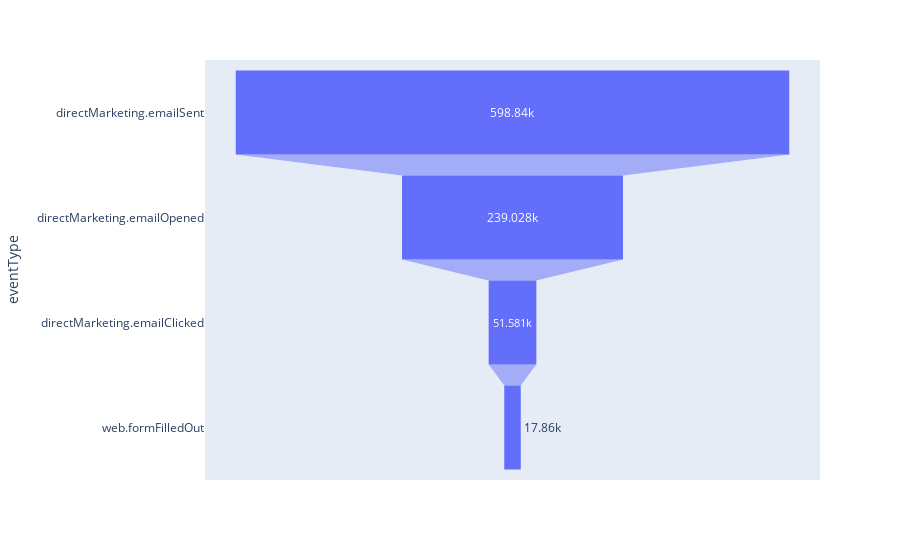

Source (notebook cell):
### Markdown cell above
Here, we launch a query to get number of users in each phase

### Code cell
import plotly.express as px

email_funnel_events = ["directMarketing.emailSent", "directMarketing.emailOpened", "directMarketing.emailClicked", "web.formFilledOut"]
email_funnel_df = funnel_df[funnel_df["eventType"].isin(email_funnel_events)]

fig = px.funnel(email_funnel_df, y='eventType', x='distinctUsers')
fig.show()

### Figure 1 — Plotly figure (JSON) as saved in the notebook; plotly's stock layout.template omitted (floating-point values rounded to 4 significant figures)
{"data": [{"hovertemplate": "distinctUsers=%{x}<br>eventType=%{y}<extra></extra>", "legendgroup": "", "marker": {"color": "#636efa"}, "name": "", "orientation": "h", "showlegend": false, "type": "funnel", "x": [598840, 239028, 51581, 17860], "xaxis": "x", "y": ["directMarketing.emailSent", "directMarketing.emailOpened", "directMarketing.emailClicked", "web.formFilledOut"], "yaxis": "y"}], "layout": {"legend": {"tracegroupgap": 0}, "margin": {"t": 60}, "xaxis": {"anchor": "y", "domain": [0, 1], "title": {"text": "distinctUsers"}}, "yaxis": {"anchor": "x", "domain": [0, 1], "title": {"text": "eventType"}}}}
